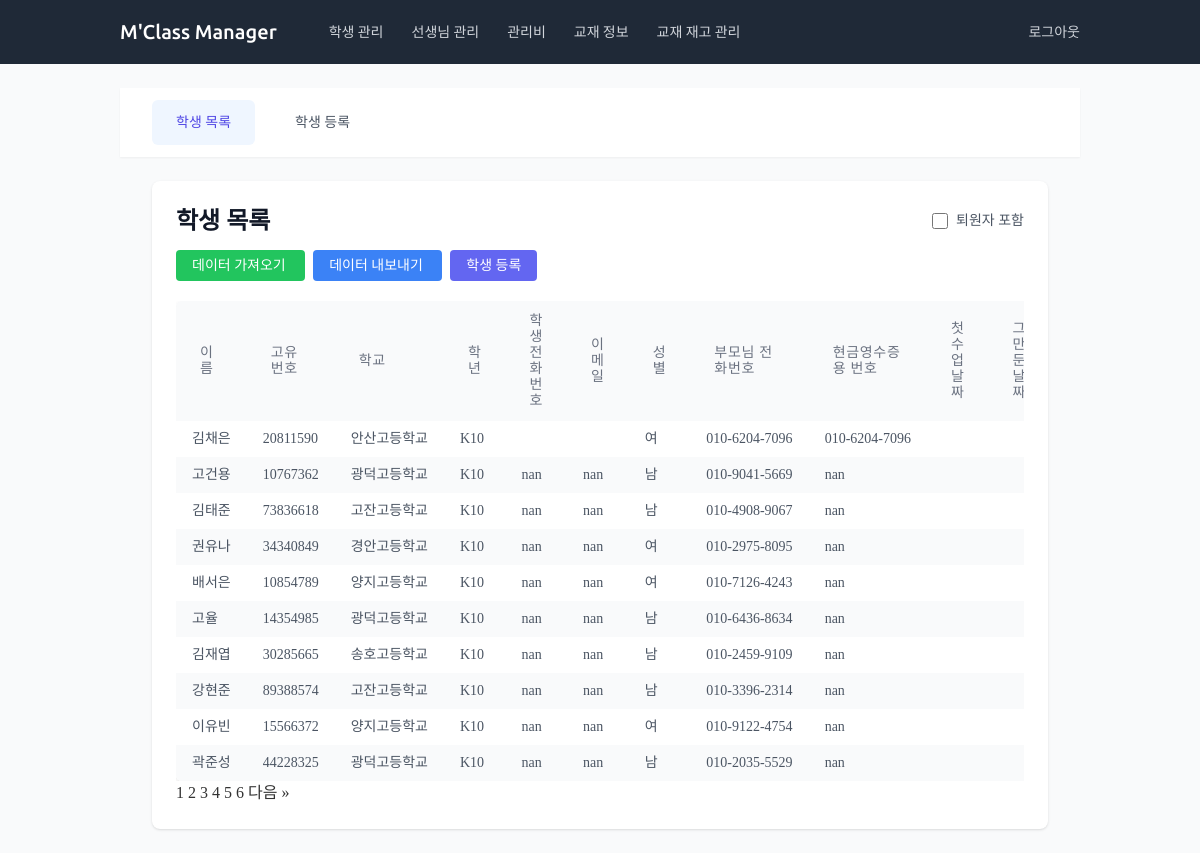
The app's page /students/ (signed in) with its own data.
### students/models.py (models this page shows, shortened)
class Student(models.Model):
    GRADE_CHOICES = [
        ('K5', 'K5'), ('K6', 'K6'), ('K7', 'K7'), ('K8', 'K8'),
        ('K9', 'K9'), ('K10', 'K10'), ('K11', 'K11'), ('K12', 'K12'),
    ]
    GENDER_CHOICES = [
        ('M', '남'),
        ('F', '여'),
    ]
    name = models.CharField(max_length=100, verbose_name='이름')
    school = models.ForeignKey(School, on_delete=models.SET_NULL, null=True, blank=True, verbose_name='학교')
    grade = models.CharField(max_length=3, choices=GRADE_CHOICES, null=True, blank=True, verbose_name='학년')
    phone_number = models.CharField(max_length=15, null=True, blank=True, verbose_name='학생 전화번호',
                                    validators=[RegexValidator(regex=r'^\d{3}-\d{3,4}-\d{4}$',
                                                message="형식: 000-0000-0000")])
    email = models.EmailField(null=True, blank=True, verbose_name='이메일 주소')
    gender = models.CharField(max_length=1, choices=GENDER_CHOICES, null=True, blank=True, verbose_name='성별')
    parent_phone = models.CharField(max_length=15, null=True, blank=True, verbose_name='부모님 전화번호',
                                    validators=[RegexValidator(regex=r'^\d{3}-\d{3,4}-\d{4}$',
                                                message="형식: 000-0000-0000")])
    receipt_number = models.CharField(max_length=15, null=True, blank=True, verbose_name='현금영수증용 번호')
    interview_date = models.DateField(null=True, blank=True, verbose_name='인터뷰 날짜')
    interview_score = models.IntegerField(null=True, blank=True, verbose_name='인터뷰 기본 성적',
                                          validators=[MinValueValidator(1), MaxValueValidator(10)])
    interview_info = models.TextField(null=True, blank=True, verbose_name='인터뷰 정보')
    first_class_date = models.DateField(null=True, blank=True, verbose_name='첫수업 날짜')
    quit_date = models.DateField(null=True, blank=True, verbose_name='그만 둔 날짜')
    student_id = models.CharField(max_length=8, unique=True, verbose_name='고유번호')
    personal_file = models.FileField(upload_to='student_files/', null=True, blank=True, verbose_name='개인 파일')
    etc = models.TextField(null=True, blank=True, verbose_name='기타')
    extra1 = models.CharField(max_length=100, null=True, blank=True, verbose_name='예비1')
    extra2 = models.CharField(max_length=100, null=True, blank=True, verbose_name='예비2')
    extra3 = models.CharField(max_length=100, null=True, blank=True, verbose_name='예비3')
    extra4 = models.CharField(max_length=100, null=True, blank=True, verbose_name='예비4')
    extra5 = models.CharField(max_length=100, null=True, blank=True, verbose_name='예비5')
    is_active = models.BooleanField(default=True, verbose_name='활동 여부')
    class Meta:
        verbose_name = '학생'
        verbose_name_plural = '학생'

### common/models.py (models this page shows, shortened)
class School(models.Model):
    name = models.CharField(max_length=100, verbose_name='교명')
    phone = models.CharField(max_length=15, verbose_name='전화번호', blank=True, null=True)
    address = models.TextField(verbose_name='주소', blank=True, null=True)
    class Meta:
        verbose_name = '학교'
        verbose_name_plural = '학교'

### students/views.py (the view)
# urls.py: path('', views.StudentListView.as_view(), name='student_list'),
class StudentListView(LoginRequiredMixin, ListView):
    model = Student
    template_name = 'students/student_list.html'
    context_object_name = 'students'
    paginate_by = 10
    def get_queryset(self):
        queryset = Student.objects.all()
        show_inactive = self.request.GET.get('show_inactive') == 'on'
        if not show_inactive:
            queryset = queryset.filter(is_active=True)
        return queryset.order_by('-is_active', '-first_class_date')  # is_active 기준으로 정렬
    def get_context_data(self, **kwargs):
        context = super().get_context_data(**kwargs)
        context['show_inactive'] = self.request.GET.get('show_inactive') == 'on'
        return context

### students/templates/students/student_list.html (shortened to what this page needs)
{% extends 'students/base_students.html' %}
{% block student_content %}
<div class="bg-white shadow rounded-lg p-6">
    <div class="flex justify-between items-center mb-4">
        <h1 class="text-2xl font-semibold text-gray-900">학생 목록</h1>
        <form method="get" class="flex items-center">
            <label class="inline-flex items-center">
                <input type="checkbox" name="show_inactive"
                       class="form-checkbox h-4 w-4 text-indigo-600"
                       onchange="this.form.submit()">
                <span class="ml-2 text-sm text-gray-600">퇴원자 포함</span>
            </label>
        </form>
    </div>
    <div class="flex justify-between items-center mb-6">
        <div class="space-x-2">
            <a href="{% url 'students:student_import' %}"
               class="bg-green-500 hover:bg-green-700 text-white px-4 py-2 rounded text-sm">
                데이터 가져오기
            </a>
            <a href="{% url 'students:student_export' %}"
               class="bg-blue-500 hover:bg-blue-700 text-white px-4 py-2 rounded text-sm">
                데이터 내보내기
            </a>
            <a href="{% url 'students:student_create' %}"
               class="bg-indigo-500 hover:bg-indigo-700 text-white px-4 py-2 rounded text-sm">
                학생 등록
            </a>
        </div>
    </div>
    <div class="overflow-x-auto">
        <table class="min-w-full content-table divide-y divide-gray-200">
            <thead class="bg-gray-50">
                <tr>
                    <th class="px-4 py-2 text-left text-xs font-medium text-gray-500 uppercase tracking-wider">이름</th>
                    <th class="px-4 py-2 text-left text-xs font-medium text-gray-500 uppercase tracking-wider">고유번호</th>
                    <th class="px-4 py-2 text-left text-xs font-medium text-gray-500 uppercase tracking-wider">학교</th>
                    <th class="px-4 py-2 text-left text-xs font-medium text-gray-500 uppercase tracking-wider">학년</th>
                    <th class="px-4 py-2 text-left text-xs font-medium text-gray-500 uppercase tracking-wider">학생 전화번호</th>
                    <th class="px-4 py-2 text-left text-xs font-medium text-gray-500 uppercase tracking-wider">이메일</th>
                    <th class="px-4 py-2 text-left text-xs font-medium text-gray-500 uppercase tracking-wider">성별</th>
                    <th class="px-4 py-2 text-left text-xs font-medium text-gray-500 uppercase tracking-wider">부모님 전화번호</th>
                    <th class="px-4 py-2 text-left text-xs font-medium text-gray-500 uppercase tracking-wider">현금영수증용 번호</th>
                    <th class="px-4 py-2 text-left text-xs font-medium text-gray-500 uppercase tracking-wider">첫수업 날짜</th>
                    <th class="px-4 py-2 text-left text-xs font-medium text-gray-500 uppercase tracking-wider">그만 둔 날짜</th>
                </tr>
            </thead>
            <tbody class="bg-white divide-y divide-gray-200">
                {% for student in students %}
                <tr class="hover:bg-gray-50 text-sm {% if not student.is_active %}inactive-student{% endif %}">
                    <td class="px-4 py-2 whitespace-nowrap text-gray-600">{{ student.name }}</td>
                    <td class="px-4 py-2 whitespace-nowrap text-gray-600">{{ student.student_id }}</td>
                    <td class="px-4 py-2 whitespace-nowrap text-gray-600">{{ student.school.name|default:"" }}</td>
                    <td class="px-4 py-2 whitespace-nowrap text-gray-600">{{ student.grade|default:"" }}</td>
                    <td class="px-4 py-2 whitespace-nowrap text-gray-600">{{ student.phone_number|default:"" }}</td>
                    <td class="px-4 py-2 whitespace-nowrap text-gray-600">{{ student.email|default:"" }}</td>
                    <td class="px-4 py-2 whitespace-nowrap text-gray-600">{{ student.get_gender_display|default:"" }}</td>
                    <td class="px-4 py-2 whitespace-nowrap text-gray-600">{{ student.parent_phone|default:"" }}</td>
                    <td class="px-4 py-2 whitespace-nowrap text-gray-600">{{ student.receipt_number|default:"" }}</td>
                    <td class="px-4 py-2 whitespace-nowrap text-gray-600">{{ student.first_class_date|date:"Y-m-d"|default:"" }}</td>
                    <td class="px-4 py-2 whitespace-nowrap text-gray-600">{{ student.quit_date|date:"Y-m-d"|default:"" }}</td>
                </tr>
                {% empty %}
                <tr>
                    <td colspan="13" class="px-4 py-2 text-center text-sm text-gray-500">
                        등록된 학생이 없습니다.
                    </td>
                </tr>
                {% endfor %}
            </tbody>
        </table>
    </div>
    {% if is_paginated %}
    <div class="pagination">
        {% for i in paginator.page_range %}
            {% if page_obj.number == i %}
                <a class="active" href="#">{{ i }}</a>
            {% else %}
                <a href="?page={{ i }}">{{ i }}</a>
            {% endif %}
        {% endfor %}
        {% if page_obj.has_next %}
            <a href="?page={{ page_obj.next_page_number }}">다음 &raquo;</a>
        {% endif %}
    </div>
    {% endif %}
{% endblock %}

### static/css/custom.css (style rules this page uses)
body { font-family: 'Ubuntu', sans-serif; line-height: 1.6; color: #333; background-color: #f9fafb; padding: 0; margin: 0; }
.content-table { width: 100%; border-collapse: separate; border-spacing: 0; border-radius: 0.375rem; box-shadow: 0 2px 5px rgba(0, 0, 0, 0.1); overflow: hidden; }
.content-table thead th { padding: 0.75rem 1.5rem; font-size: 0.875rem; font-weight: 500; text-transform: uppercase; color: #6b7280; letter-spacing: 0.05em; text-align: left; background-color: #f9fafb; }
.content-table tbody tr { background-color: white; }
.content-table tbody tr:nth-child(even) { background-color: #f9fafb; }
.min-w-full tbody tr { transition: background-color 0.2s ease-in-out; }
.mb-4 { margin-bottom: 1rem; }
.overflow-x-auto { overflow-x: auto; -webkit-overflow-scrolling: touch; scrollbar-width: none; }

### templates/base.html (style rules this page uses)
body { font-family: 'Noto Sans KR', 'nanum-gothic'; }

### records on screen
Student: name "김채은", student_id "20811590", school.name "안산고등학교", grade "K10", gender "여", parent_phone "010-6204-7096", receipt_number "010-6204-7096"
Student: name "고건용", student_id "10767362", school.name "광덕고등학교", grade "K10", phone_number "nan", email "nan", gender "남", parent_phone "010-9041-5669", receipt_number "nan"
Student: name "김태준", student_id "73836618", school.name "고잔고등학교", grade "K10", phone_number "nan", email "nan", gender "남", parent_phone "010-4908-9067", receipt_number "nan"
Student: name "권유나", student_id "34340849", school.name "경안고등학교", grade "K10", phone_number "nan", email "nan", gender "여", parent_phone "010-2975-8095", receipt_number "nan"
Student: name "배서은", student_id "10854789", school.name "양지고등학교", grade "K10", phone_number "nan", email "nan", gender "여", parent_phone "010-7126-4243", receipt_number "nan"
Student: name "고율", student_id "14354985", school.name "광덕고등학교", grade "K10", phone_number "nan", email "nan", gender "남", parent_phone "010-6436-8634", receipt_number "nan"
Student: name "김재엽", student_id "30285665", school.name "송호고등학교", grade "K10", phone_number "nan", email "nan", gender "남", parent_phone "010-2459-9109", receipt_number "nan"
Student: name "강현준", student_id "89388574", school.name "고잔고등학교", grade "K10", phone_number "nan", email "nan", gender "남", parent_phone "010-3396-2314", receipt_number "nan"
Student: name "이유빈", student_id "15566372", school.name "양지고등학교", grade "K10", phone_number "nan", email "nan", gender "여", parent_phone "010-9122-4754", receipt_number "nan"
Student: name "곽준성", student_id "44228325", school.name "광덕고등학교", grade "K10", phone_number "nan", email "nan", gender "남", parent_phone "010-2035-5529", receipt_number "nan"

### other values on screen
{{ i }} "1"
{{ i }} "2" "3" "4" "5" "6"
